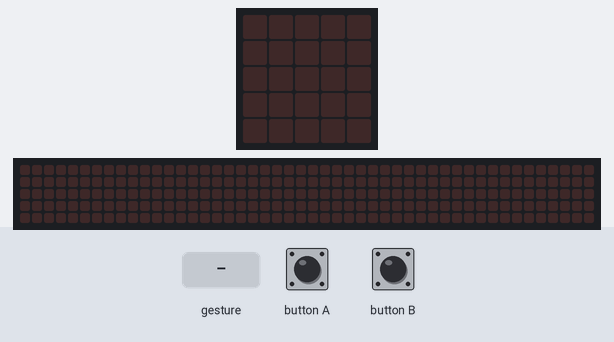
Simulated run of this program. Board: BBC micro:bit running MicroPython. Shown: the board's 5×5 LED display, a strip that is not on the board, showing the scrolling text unrolled. Inputs (shaded band) come from the test bench. Files the program writes start out absent; a tilt is held for 1.5 s and a shake lasts 1 s, then the board lies face up again; the 48×5 strip is a reading aid, not a part: it shows the text the display is scrolling, unrolled, one strip-width of it at a time.

Above: at 1.2 s.
1.3 s: button A pressed for 0.15 s
At 2.2 s:
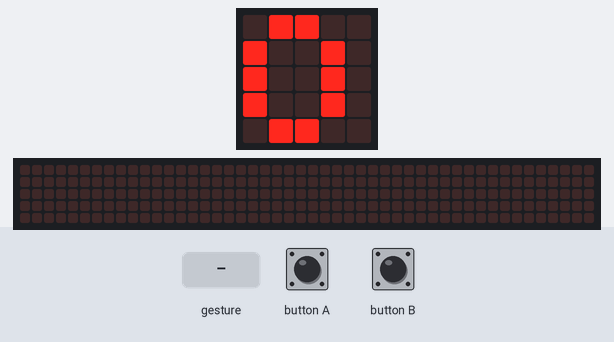
4.3 s: gesture 'up'
At 4.7 s:
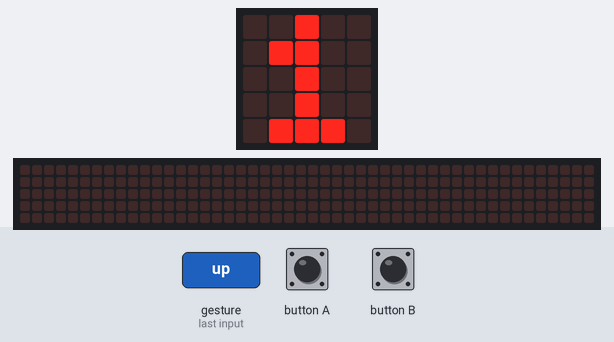
7.3 s: button B pressed for 0.15 s
At 7.37 s:
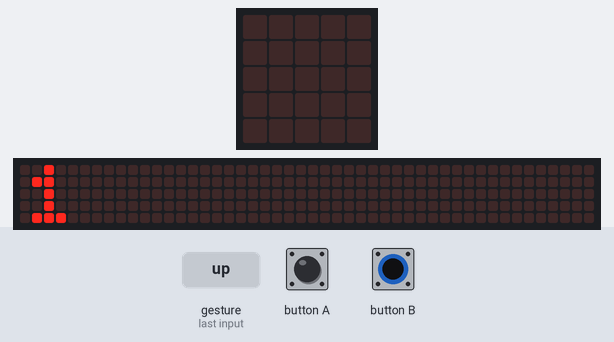
10.3 s: button A pressed for 1 s
At 11.5 s:
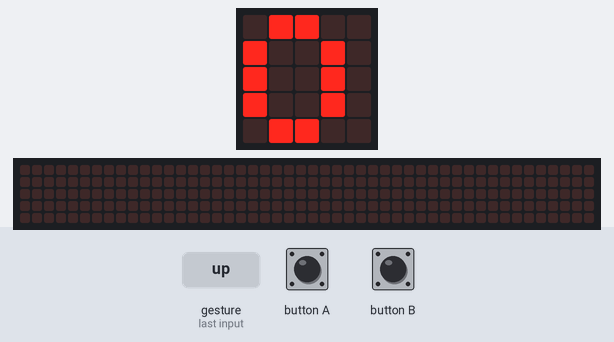
13.3 s: button B pressed for 1 s
At 13.52 s:
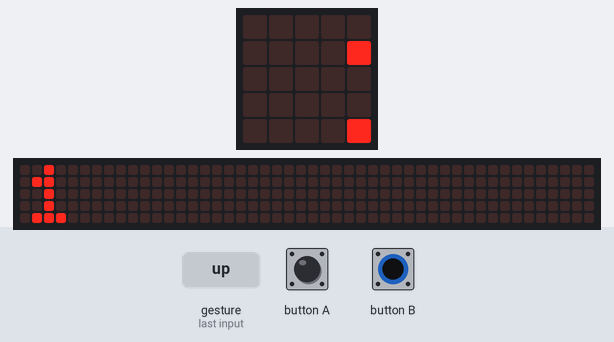
16.3 s: button A pressed for 3.2 s
At 17.2 s:
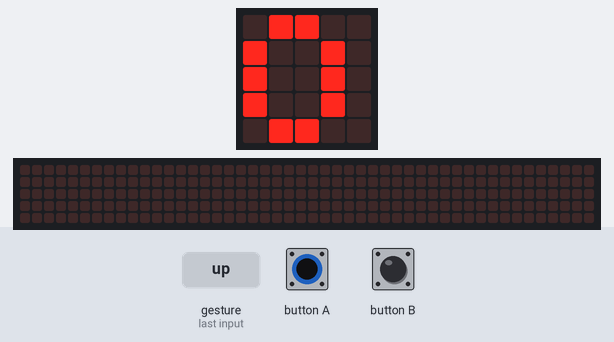
Timing chart, 0 to 19.3 s (numbered marks = the images above; inputs shaded):
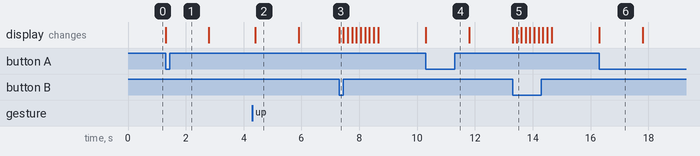

Measured:
- after the input at 1.3 s, the display: changes at once (image 1)
- after the input at 4.3 s, the display: changes after 0.10 s (image 2)
- after the input at 7.3 s, the display: changes at once (image 3)
- after the input at 10.3 s, the display: changes at once (image 4)
- after the input at 13.3 s, the display: first changes at once (image 5 shows a later state)
- after the input at 16.3 s, the display: changes at once (image 6)
- what the display in image 2 shows lasts 1.5 s, from 4.4 s to 5.9 s

The program:

step_counter_with_memory.py
```python
# -*- coding: utf-8 -*-
"""
Created on Wed Oct 28 18:18:04 2020

@author: dougb
"""

from microbit import *

steps = 0 #sets step to zero
delay = 1500 #delay between clearing led screen (ms)

# function to retrieve the data in the text file
def get_step_count(name):
    with open(name) as file:
        value = int(file.read())
    return value

# function to save the data in the text file
def set_step_count(name, value):
    with open(name, 'w') as file:
        file.write(str(value))

while True:

# when the device goes "up" -> adds a step, shows the steps, saves the new data into the text file, waits, then clears display
    if accelerometer.was_gesture("up"):
        steps += 1
        display.show(steps)
        set_step_count('counting.txt', steps)
        sleep(delay)
        display.clear()

# when a is pressed -> resets steps to zero, shows that value, waits, clears display
    if button_a.was_pressed():
        steps = 0
        display.show(steps)
        sleep(delay)
        display.clear()

# when b is pressed -> find the value stored in the text file and display it, wait, clear display
    if button_b.was_pressed():
        display.scroll(get_step_count('counting.txt'))
        sleep(delay)
        display.clear()
        
```
